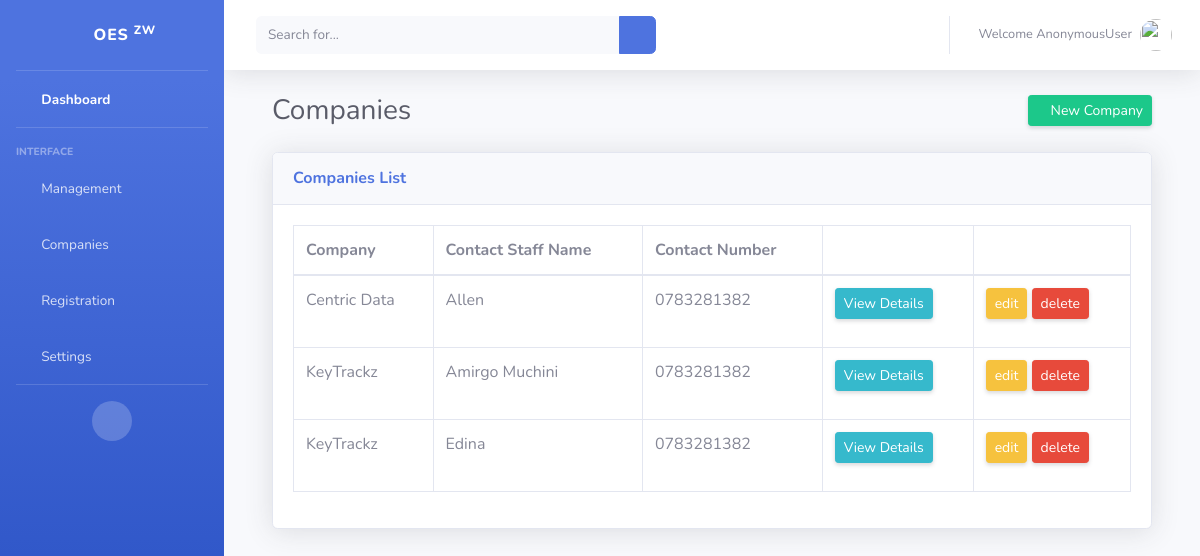
/companies/, run on the app's committed database.
### companies/models.py (models this page shows, shortened)
class Company(models.Model):
    company_name=models.CharField(max_length=500)
    staff_name=models.CharField(max_length=200)
    staff_number= models.CharField(max_length=200)

### companies/views.py (the view)
def company(request):
    companies = models.Company.objects.all()
    return render(request, 'companies/companies.html',{"companies":companies})

### companies/templates/companies/companies.html
{%extends 'oes/base.html'%}
{%block content%}
<div class="container">
<div class="exams">
 <div class="container-fluid">
<div class="d-sm-flex align-items-center justify-content-between mb-4">
          <div class="d-sm-flex">
          <h1 class="h3 mb-0 mr-3 text-gray-800">Companies</h1>
          </div>
          <a href="/companies/addCompany" class="d-none d-sm-inline-block btn btn-sm btn-success shadow-sm"><i class="fas fa-plus fa-sm text-white"></i> New Company</a>
          </div>
          <div class="card shadow mb-4">
            <div class="card-header py-3">
              <h6 class="m-0 font-weight-bold text-primary">Companies List</h6>
            </div>
            <div class="card-body">
              <div class="table-responsive">
                <table class="table table-bordered" id="dataTable" width="100%" cellspacing="0">
                  <thead>
                    <tr>
                      <th>Company</th>
                      <th> Contact Staff Name</th>
                      <th> Contact Number</th>
                      <th></th>
                      <th></th>
                    </tr>
                  </thead>
                  <tbody>
                  {%for company in companies%}
                    <tr>
                      <td>{{company.company_name}}</td>
                      <td>{{company.staff_name}}</td>
                      <td>{{company.staff_number}}</td>
                      <td><button class="btn btn-sm btn-info shadow-sm">View Details</button></td>
                      <td><p><button class="btn btn-sm btn-warning shadow-sm">edit</button> <button class="btn btn-sm btn-danger shadow-sm">delete</button> </p></td>
                    </tr>
                    {%endfor%}
                  </tbody>
                </table>
              </div>
            </div>
          </div>
        </div>
</div>
</div>
{% endblock %}

### data on the page
Company: company_name "Centric Data", staff_name "Allen", staff_number "0783281382"
Company: company_name "KeyTrackz", staff_name "Amirgo Muchini", staff_number "0783281382"
Company: company_name "KeyTrackz", staff_name "Edina", staff_number "0783281382"

### other printed values
{{ user }} "AnonymousUser"
